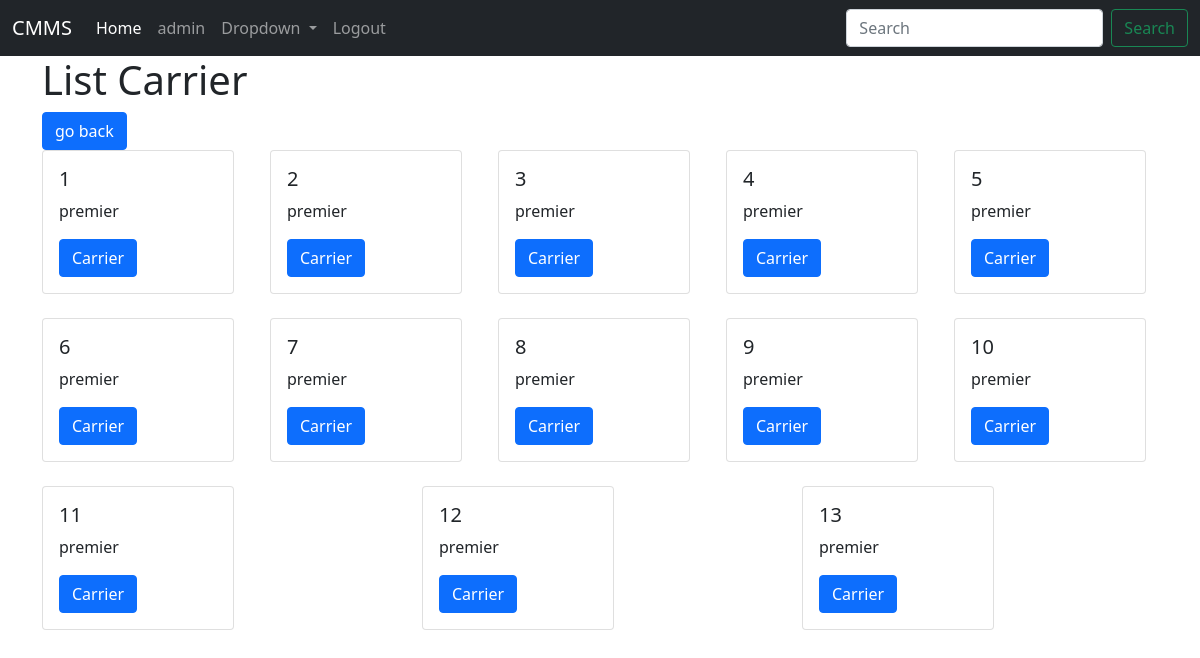
The page /history/list/12m/ (signed in) on the database its author committed.
### history/models.py (models this page shows, shortened)
class Carrier_number(models.Model):
    GREASE_CHOICES = (('ultra', 'Ultra'), ('premier', 'Premier'))
    carrier_num = models.IntegerField()
    greasing = models.CharField(max_length=10, choices= GREASE_CHOICES, default= 'premier')

### history/views.py (the view)
# urls.py: path('list/<str:line>/', HistoryView.as_view(), name='historyview'),
class HistoryView(ListView):
    model = Carrier_number
    template_name = 'history.html'
    context_object_name = 'history'

### history/templates/history.html
{% extends "main.html"%}
{% block content%}
<div class="container-sm ">
<h1> List Carrier</h1>
<a class="btn btn-primary" href="{% url 'history'%}"> go back</a>
</div>
<div class="container">
    <div class="row row-col-1 row-col-md-3 g-4">
    {% for history in object_list %}
    <div class="col">
    <div class="card" style="width: 12rem">
        <div class="card-body">
            <h5 class="card-title">{{history.carrier_num}}</h5>
            <p class="card-text">{{history.greasing}}</p>
            <a class="btn btn-primary" href="{% url 'carrier' history.carrier_num %}"> Carrier</a>
        </div>
    </div>
    </div>
    {% endfor %}
    </div>
</div>
{% endblock %}

### history/templates/main.html (shortened to what this page needs)
<!doctype html>
<html lang="en">
  <head>
    <link href="https://cdn.jsdelivr.net/npm/bootstrap@5.0.0-beta3/dist/css/bootstrap.min.css" rel="stylesheet">
  </head>
  <nav class="navbar navbar-expand-lg navbar-dark bg-dark  ">
    <div class="container-fluid">
      <a class="navbar-brand " href="#">CMMS</a>
      <div class="collapse navbar-collapse" id="navbarSupportedContent">
        <ul class="navbar-nav me-auto mb-1 mb-lg-0 ">
          <li class="nav-item">
            <a class="nav-link active " aria-current="page" href="{% url 'task'%}">Home</a>
          </li>
          <li class="nav-item">
            <a class="nav-link " href="#">{{request.user}}</a>
          </li>
          <li class="nav-item dropdown">
            <a class="nav-link dropdown-toggle " href="#" id="navbarDropdown" role="button" data-bs-toggle="dropdown" aria-expanded="false">
              Dropdown
            </a>
          </li>
          <li class="nav-item">
            <a class="nav-link  " href="{% url 'logout'%}" tabindex="-1" aria-disabled="true">Logout</a>
          </li>
        </ul>
        <form class="d-flex">
          <input class="form-control me-2" type="search" placeholder="Search" aria-label="Search">
          <button class="btn btn-outline-success d-lg-inline-block   " type="submit">Search</button>
        </form>
      </div>
    </div>
  </nav>
  <body>
    <div>
        {%block content %}
        {%endblock content %}
    </div>
  </body>
</html>

### rows shown on the page
Carrier_number: carrier_num "1", greasing "premier"
Carrier_number: carrier_num "2", greasing "premier"
Carrier_number: carrier_num "3", greasing "premier"
Carrier_number: carrier_num "4", greasing "premier"
Carrier_number: carrier_num "5", greasing "premier"
Carrier_number: carrier_num "6", greasing "premier"
Carrier_number: carrier_num "7", greasing "premier"
Carrier_number: carrier_num "8", greasing "premier"
Carrier_number: carrier_num "9", greasing "premier"
Carrier_number: carrier_num "10", greasing "premier"
Carrier_number: carrier_num "11", greasing "premier"
Carrier_number: carrier_num "12", greasing "premier"
Carrier_number: carrier_num "13", greasing "premier"

### other values the page prints
{{ request.user }} "admin"
